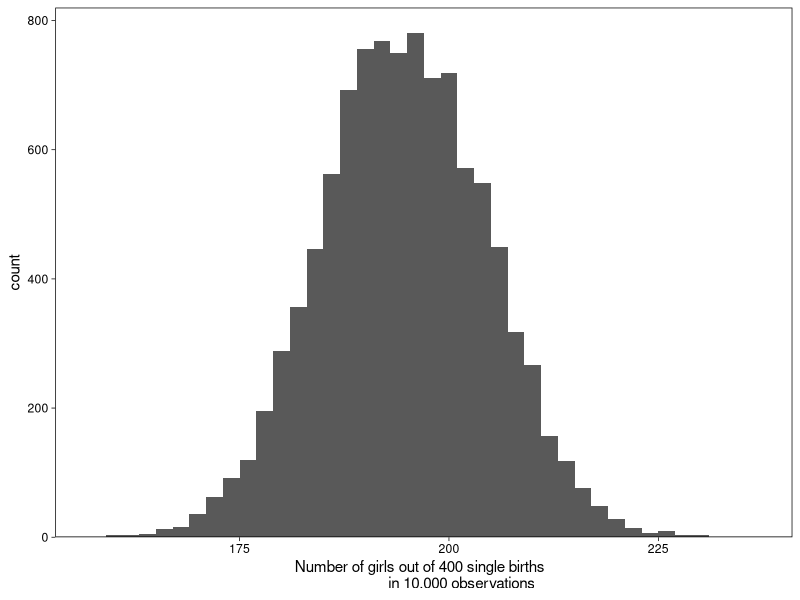
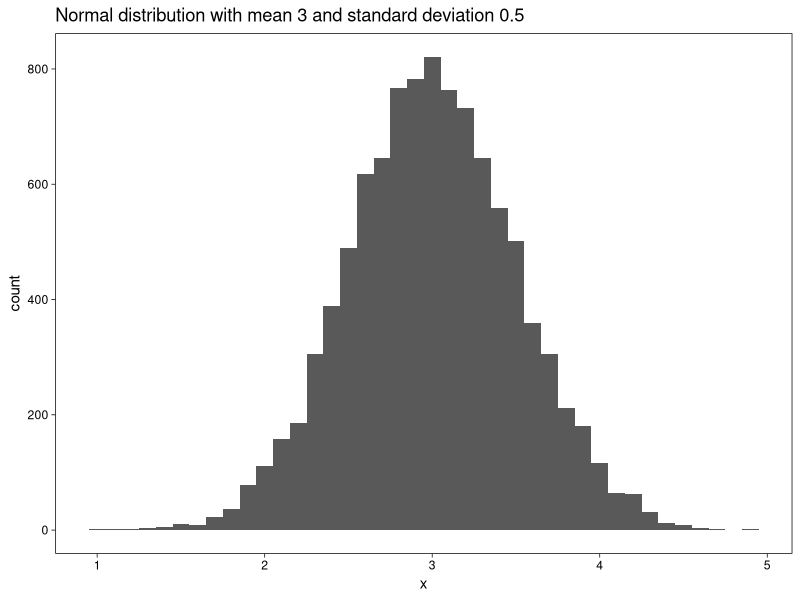
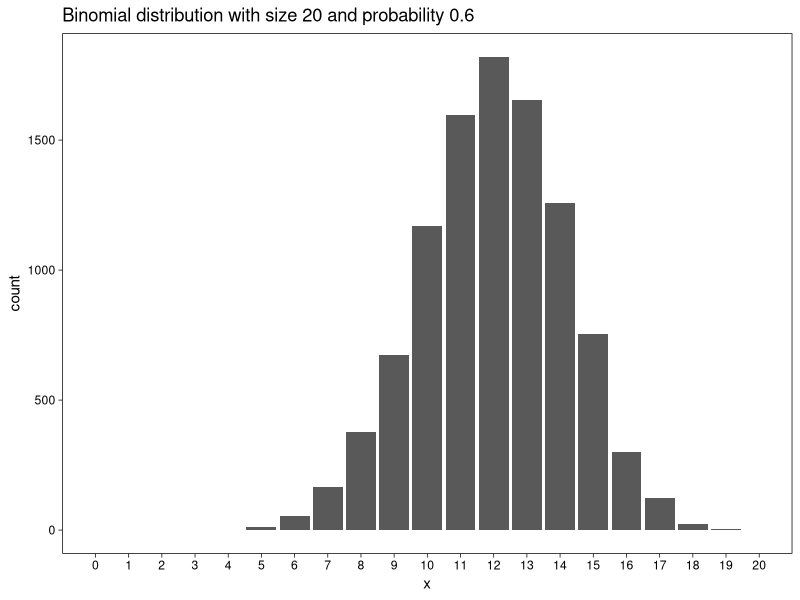
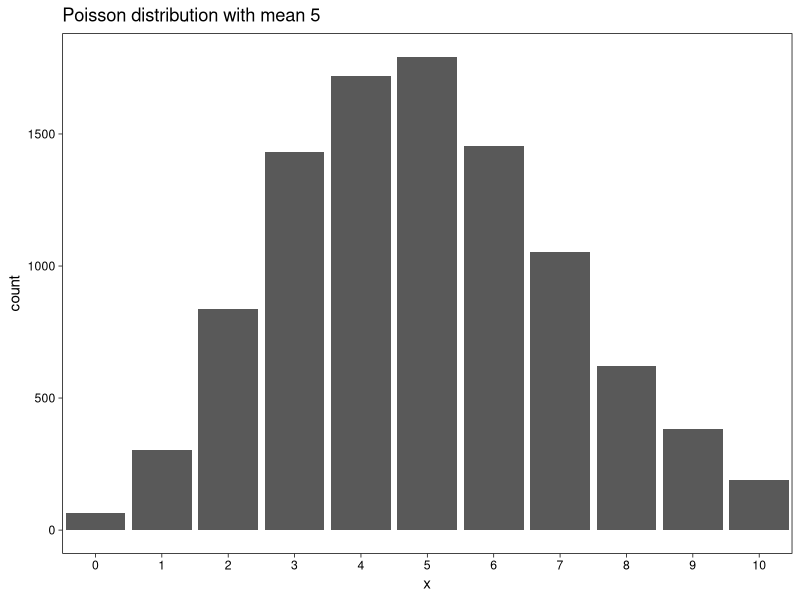

The R source for these figures, in order:
## ---- chunk 1
#| label: rbinom


set.seed(5)
# use set seed here because we want to get the same results every time we run the code

rbinom(n = 1, size = 400, prob = 0.488)

## ---- chunk 2
#| label: rbinom_graph
#| fig.cap: Simulating 400 births
#| column: margin

library(tidyverse)


set.seed(5)
# set the global plotting theme
theme_set(theme_linedraw() +
            theme(panel.grid = element_blank()))

# set the seed
set.seed(5)

# simulate
tibble(girls = rbinom(n = 10000, size = 400, prob = .488)) %>% 
  
# plot
ggplot(aes(x = girls)) +
geom_histogram(binwidth = 2) +
scale_x_continuous("Number of girls out of 400 single births \ 
                   in 10.000 observations", breaks = 7:9 * 25) +
scale_y_continuous(expand = expansion(mult = c(0, 0.05)))
## ---- chunk 3
#| label: def

mean = 3
sd = 0.5
n_sims = 10000

## ---- chunk 4
#| label: normal
#| fig.cap: Simulating a normal distribution
#| column: margin

library(tidyverse)

set.seed(660)

d <- tibble(x = rnorm(n_sims, mean = mean, sd = sd))

d %>% 
  ggplot(aes(x)) +
  geom_histogram(binwidth = 0.1) +
  labs(
    title =
      str_glue(
        "Normal distribution with mean {mean} and standard deviation {sd}"
      )
  )

## ---- chunk 5
#| label: binomial

size <- 20
prob <- 0.6

## ---- chunk 6
#| label: binomial_graph
#| fig.cap: Simulating a binomial distribution
#| column: margin

set.seed(660)

d <- tibble(x = rbinom(n_sims, size = size, prob = prob))

d %>% ggplot(aes(x)) +
  geom_bar() +
  scale_x_continuous(breaks = seq(0, size), minor_breaks = NULL) +
  coord_cartesian(xlim = c(0, size)) +
  labs(
    title =
      str_glue(
        "Binomial distribution with size {size} and probability {prob}"
      )
  )

## ---- chunk 7
#| label: poisson
#| fig.cap: Simulating a Poisson distribution
#| column: margin

lambda <- 5

set.seed(660)

d <- tibble(x = rpois(n_sims, lambda))

d %>% ggplot(aes(x)) +
  geom_bar() +
  scale_x_continuous(breaks = seq(0, 2 * lambda), minor_breaks = NULL) +
  coord_cartesian(xlim = c(0, 2 * lambda)) +
  labs(
    title = str_glue("Poisson distribution with mean {lambda}")
  )
## ---- chunk 8
set.seed(5)

tibble(z = rnorm(1e4, mean = 5, sd = 2)) %>% 
  summarise(mean   = mean(z),
            median = median(z),
            sd     = sd(z),
            mad_sd = mad(z))
